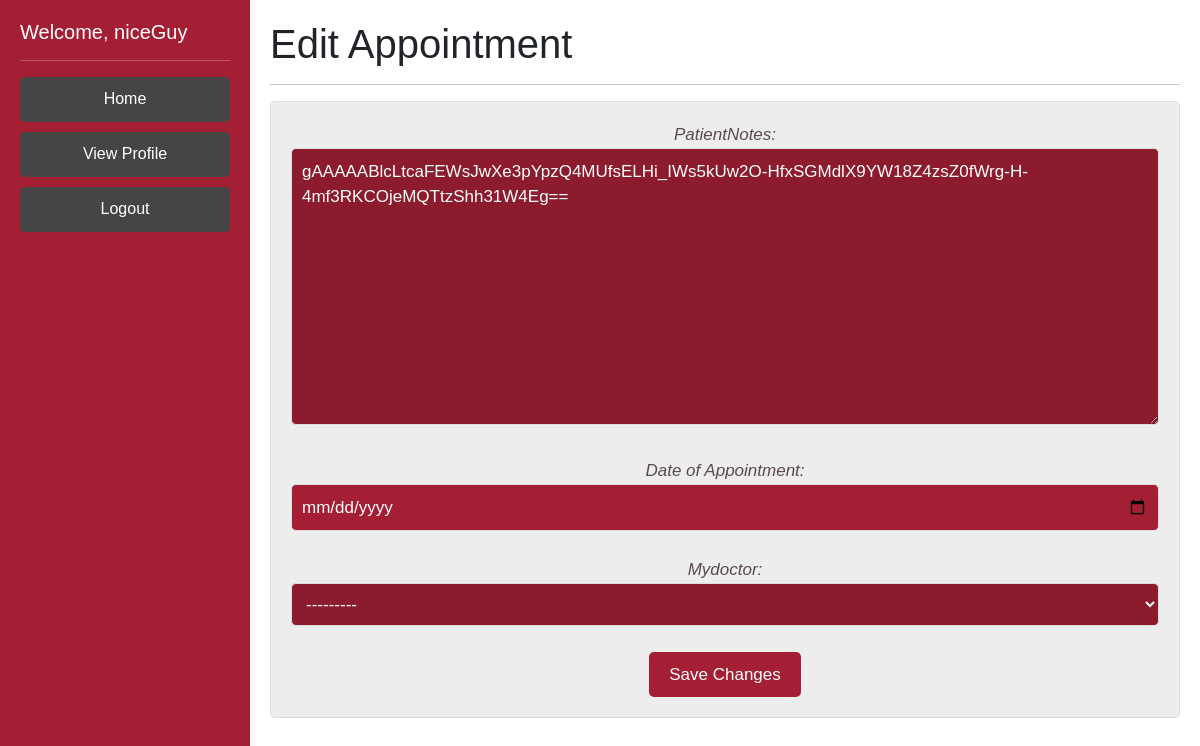
The page /editAppointmentPatient/niceGuy/15 (signed in) on the database its author committed.
### DoctorPortal/models.py (models this page shows, shortened)
class Patient(AbstractBaseUser):
    phone = EncryptedIntegerField() # 1 (999)-999-9999 11 long
    ssn = EncryptedCharField(unique=True, max_length=9) #ssn should be unique
    address = EncryptedCharField(max_length=200, default= '')
    username = models.CharField(max_length=100, default = '', unique=True)
    password = EncryptedCharField(max_length=25, default='')
    createdAt = EncryptedDateTimeField(auto_now_add=True) # time the patient was created
    lastUpdated = EncryptedDateTimeField(auto_now=True) # time the patient info was last edited
    fname = models.CharField(max_length=50)
    lname = EncryptedCharField(max_length=50)
    sex = models.CharField(max_length=1) # M or F
    symptoms = EncryptedTextField(default='na') #large body of text
    age = models.PositiveIntegerField(validators=[MaxValueValidator(130), MinValueValidator(0)], default=None) # 0 - 130 yrs old
    weight = models.PositiveIntegerField(validators=[MinValueValidator(1), MaxValueValidator(2000)], default=None) # 1-2000lbs
    allergies = EncryptedTextField(default='na') # known allergies
    history = EncryptedTextField(default='na') # the medical history
    otp_verification_secret = models.CharField(max_length=50, default='')
    is_patient = models.BooleanField('patientStatus', default=True)
    is_doctor = models.BooleanField('doctorStatus', default=False)
    objects = PatientManager()
    USERNAME_FIELD = 'username'
    REQUIRED_FIELDS = []
    def __str__(self):
        if self.is_patient == True:
            return self.lname + ", " + self.fname
        elif (self.is_doctor == True):
            return "Dr." + self.fname + " " + self.lname
        else:
            return self.username

class Appointments(models.Model):
    staffUser = models.ForeignKey(Patient, on_delete=models.CASCADE, related_name='attendingDoctor', default='')
    patient = models.ForeignKey(Patient, on_delete=models.CASCADE, related_name='apptPatient', default='')
    updaterUsername = models.CharField(max_length=100, default = '')
    apptDate = models.DateTimeField(auto_now_add=True)
    docNotes = EncryptedTextField(default='na') #large body of text
    patientNotes = EncryptedTextField(default='na') #large body of text

### PatientPortal/views.py (the view)
# urls.py: path('editAppointmentPatient/<str:patientUsername>/<int:apptID>', views.editAppointmentPatient, name='editAppointmentPatient'),
def editAppointmentPatient(request, patientUsername, apptID):
    chosenAppt1 = Appointments.objects.filter(id = apptID)
    chosenAppt = chosenAppt1[0]
    current_user = request.user
    if (request.method == 'POST'):
        form = AppointmentFormPatient(user=current_user, data=request.POST, instance=chosenAppt)
        if form.is_valid() is True:
            chosenAppt.apptDate = form.cleaned_data['apptDate']
            chosenAppt.patientNotes = form.cleaned_data['patientNotes']
            chosenAppt.staffUser = form.cleaned_data['mydoctor']
            chosenAppt.save()
        logger.info(f"Patient {current_user} edited appointment with {form.cleaned_data['mydoctor']}  Date/Time: {current_datetime}")
        return redirect(viewFutureApppointmentsPatient)
    else:
        form = AppointmentFormPatient(user=current_user, instance=chosenAppt)
    return render(request, 'editAppointments_patient.html', context = {'appt': chosenAppt, 'user': current_user, 'form': form})

### PatientPortal/forms.py (shortened to what this page needs)
class AppointmentFormPatient(forms.ModelForm):
    def __init__(self, user, *args, **kwargs):
        self.user = user
        super(AppointmentFormPatient, self).__init__(*args, **kwargs)
    class Meta:
        model = Appointments
        exclude = ('docNotes', 'apptDate', 'staffUser', 'patient', 'updaterUsername')
    apptDate = forms.DateField(label = 'Date of Appointment', widget=DateInput)
    mydoctor = forms.ModelChoiceField(
        queryset=Patient.objects.filter(is_doctor=True)
    )

### DoctorPortal/templates/editAppointments_patient.html (shortened to what this page needs)
{% extends 'base_patient.html' %}
{% block content %}
<div class="jumbotron">
  <h1 class="display-7">Edit Appointment</h1>
  <hr class="my-3">
</div>
    <form method="post" class="myformy">
        {{ form.as_p }}
        <button type="submit">Save Changes</button>
      </form>
{% endblock content %}

### DoctorPortal/templates/base_patient.html (shortened to what this page needs)
{% load static %}
<!doctype html>
<html lang="en">
  <head>
		<link href="https://cdn.jsdelivr.net/npm/bootstrap@5.3.0-alpha1/dist/css/bootstrap.min.css" rel="stylesheet">
		<link rel="stylesheet" type="text/css" href="{% static 'styles.css' %}">
	</head>
  <body>
    <div class="sidebar">
      <h5>Welcome, {{ user.get_username }}</h5>
      <hr class="my-3">
			<ul>
				<li><a class="btn btn-danger" style="margin-bottom: 10px;" href="/patientHome">Home</a></li>
				<li><a class="btn btn-danger" style="margin-bottom: 10px;" href="/viewProfile">View Profile</a></li>
				<li><a class="btn btn-danger" href="/logoutPatient">Logout</a></li>
			</ul>
    </div>
    <div class="content">
      {% block content %}{% endblock content %}
    </div>
  </body>
</html>

### DoctorPortal/static/styles.css (style rules this page uses)
body { margin: 0; padding: 0; font-family: Arial, sans-serif; }
.sidebar { position: fixed; top: 0px; left: 0; width: 250px; height: 100%; background-color: #a41e34; color: #fff; padding: 20px; box-sizing: border-box; }
.sidebar ul { margin: 0; padding: 0; list-style: none; }
.sidebar ul li { margin: 0; padding: 0; }
.sidebar ul li a { display: block; color: #fff; padding: 10px; text-decoration: none; border-bottom: 1px solid #8c1c2d; }
.content { margin-left: 250px; padding: 20px; box-sizing: border-box; }
.content h1 { margin-top: 0; }
.btn { background-color:rgb(70, 69, 69)!important; border-color: rgb(70, 69, 69)!important; border: none; display: inline-block; }
.myformy { background-color: #eeeded; padding: 20px; font-size: 17px; font-style: italic; color: rgb(90, 75, 75); border: 1px solid #ddd; border-radius: 5px; text-align: center; }
.myformy input, .myformy select, .myformy textarea { width: 100%; padding: 10px; border: 1px solid #ddd; border-radius: 5px; margin-bottom: 10px; }
a:link, a:visited { background-color: #8c1c2d; color: #fff; padding: 10px 20px; border-radius: 5px; border: none; cursor: pointer; text-decoration: none; }
form input { background-color: #a41e34; color: #fff; padding: 10px 20px; border-radius: 5px; border: none; cursor: pointer; text-decoration: none; }
form button { background-color: #a41e34; color: #fff; padding: 10px 20px; border-radius: 5px; border: none; cursor: pointer; text-decoration: none; }
ul { margin: 0; line-height: 50px; list-style: none; }
select { background: #8c1c2d; color: white; }
textarea { background-color: #8c1c2d; color: white; }

### rows shown on the page
Patient: get_username "niceGuy"
Appointments: patientNotes "gAAAAABlcLtcaFEWsJwXe3pYpzQ4MUfsELHi_IWs5kUw2O-HfxSGMdlX9YW18Z4zsZ0fWrg-H-4mf3RKCOjeMQTtzShh31W4Eg=="
